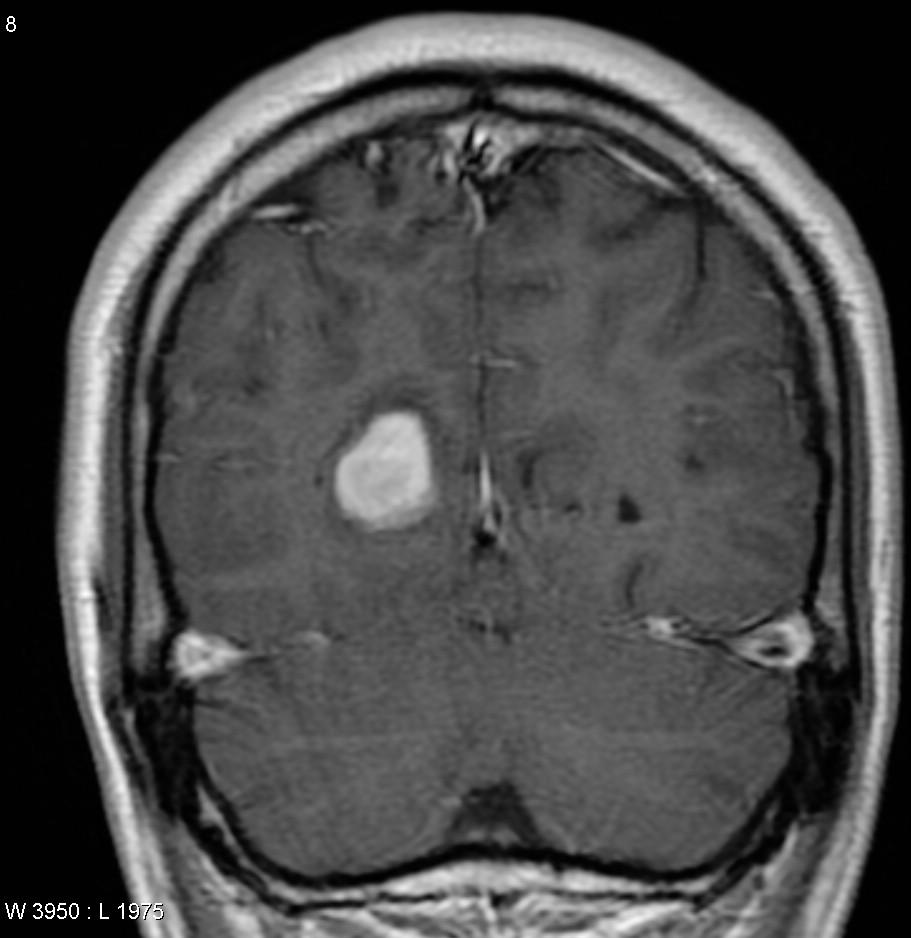
%> input picture Extras/Amrit/LAB2/grayscale.jpg, 911 x 938 px
$ octave Lab2amrit.m   (GNU Octave 9; MATLAB toolbox functions it lacks are replaced by stand-ins)
%> lines starting %> are read from the running program, lines starting %| are printed output that depends on the picture

%Some basic intensity transformation methods
a=imread('grayscale.jpg');
%> a is the input picture: size 938x911 uint8; min 0, max 255, mean 72.6
info=imfinfo('grayscale.jpg');
B=info.BitDepth;

%only use a grayscale image because of how the next line is implemented
L=2^B;
s=L-a;
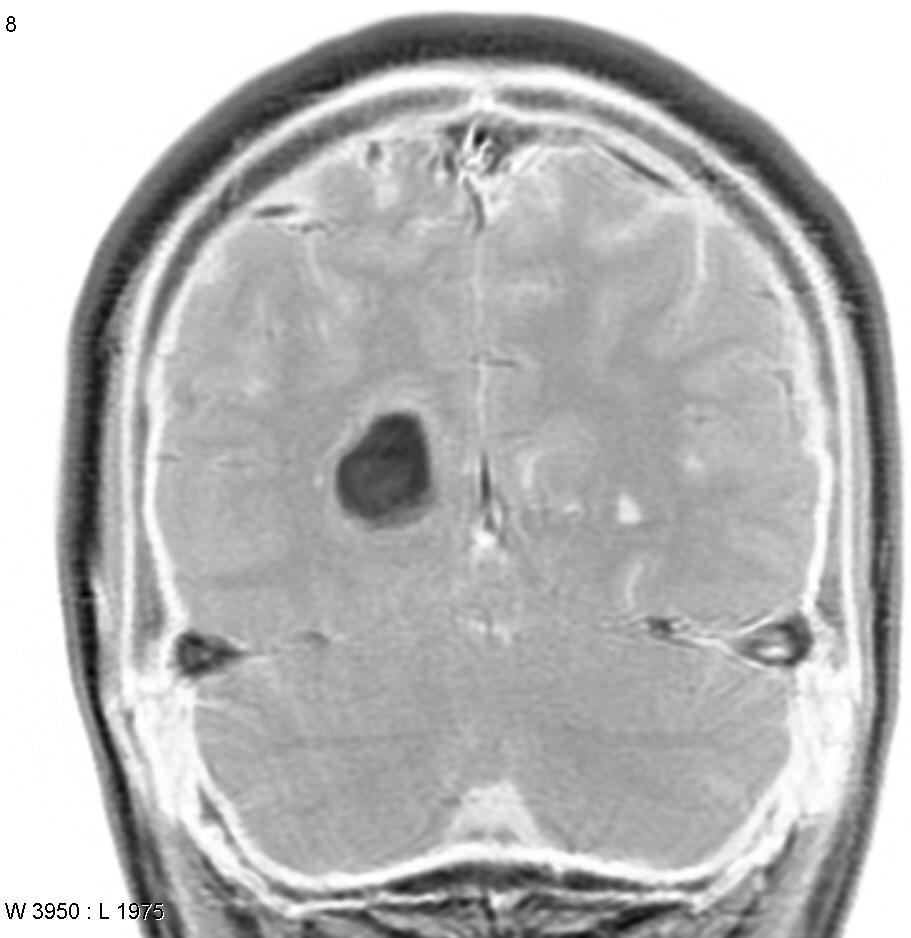
%> s: size 938x911 uint8; min 1, max 255, mean 183.4
figure,subplot(1,2,1)
imshow(a);
subplot(1,2,2)
imshow(s);
imwrite(a,'Original.jpg');
imwrite(s,'Negative.jpg');


m=double(a);
A=.05*log(1+m);
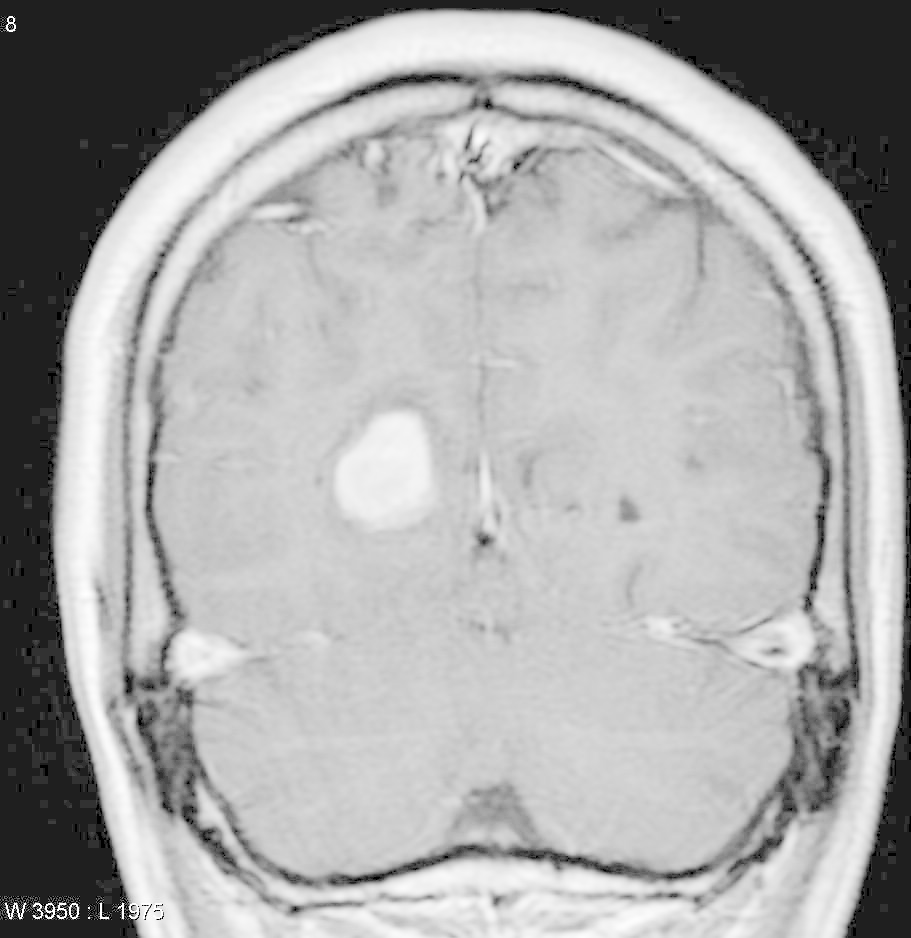
%> A: size 938x911 double; min 0, max 0.277, mean 0.183; drawn with min black and max white
figure,subplot(1,2,1)
imshow(a);
subplot(1,2,2)
imshow(A);
imwrite(a,'Original1.jpg');
imwrite(A,'Log_Transform.jpg');
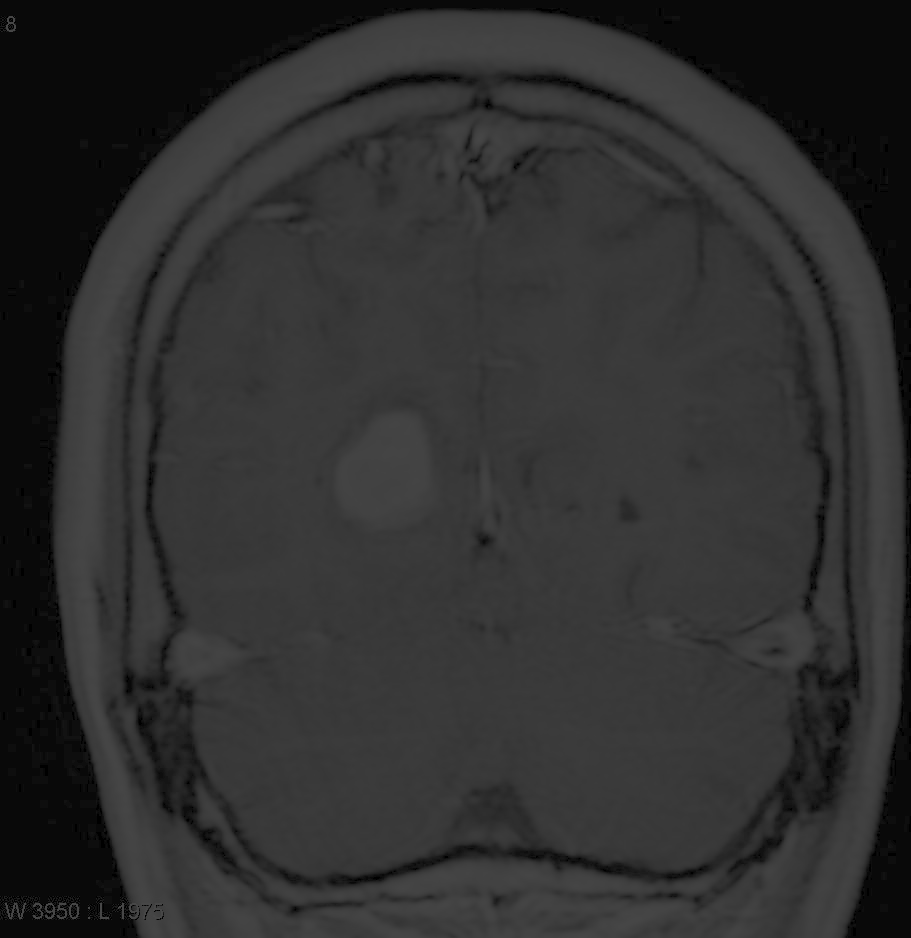
%> saved as Log_Transform.jpg: size 938x911 uint8; min 0, max 71, mean 46.8
